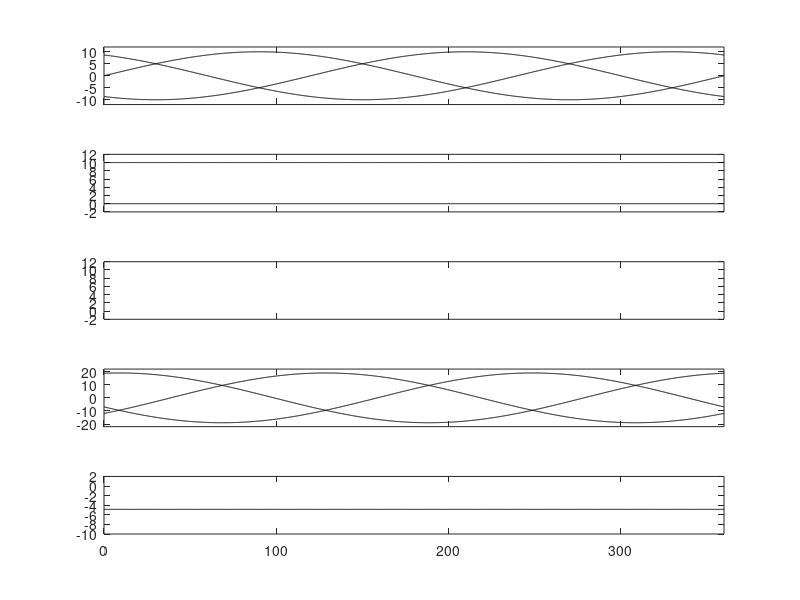

This chart was generated by the following MATLAB code:
% Solution of abc to qd voltages and then solving for currents. 
% Rotor speed is constant
%

close all; clear all;
rs=1.2; lq=0.012; ld=0.0057; lamaf=0.123; p=4; vm=10;
wr=2*pi*60; n=1;
for angle=0:0.25:360
  theta=angle*pi/180;       % Angle is converted from deg to rad
  v = [vm*sin(theta); vm*sin(theta-2*pi/3); vm*sin(theta+2*pi/3)]; % abc voltage column vectorize
  % Transformation Matrix from abc to qdo in rotor
  % reference frames
  T = 2/3*[cos(theta) cos(theta-2*pi/3) cos(theta+2*pi/3);
      sin(theta) sin(theta-2*pi/3) sin(theta+2*pi/3) ;
      0.5   0.5     0.5];
      
  vqdo = T*v;           % qdo voltages in rotor reference frame
  vqd = vqdo(1:2);      % only qd voltages in rotor reference frame
  A = [rs wr*ld; -wr*lq rs ];   %Impedance Matrix
  C = [-wr*lamaf; 0];     %Motional emf vector
  iqd = A^-1 *(vqd+C);    % qd currents in rotor ref. frames
  Te(n)=0.75*p*(lamaf +(ld-lq)*iqd(2))*iqd(1);   %Air gap Torque
  iqs(n) = iqd(1);
  ids(n) = iqd(2);
  vqs(n) = vqd(1); vds(n)=vqd(2);
  vas(n) = v(1); vbs(n) = v(2); vcs(n) = v(3);
  T1 = [cos(theta) sin(theta);
        cos(theta - 2*pi/3) sin(theta - 2*pi/3);
        cos(theta + 2*pi/3) sin(theta + 2*pi/3) ];
  iabc = T1 * iqd;        %abc phase current vector
  ias(n) = iabc(1); ibs(n) = iabc(2); ics(n) = iabc(3);
  thet(n) = angle;
  n = n + 1;
end 


subplot(5, 1, 1);
plot(thet, vas, 'k', thet, vbs, 'k', thet, vcs, 'k');
axis([0 360 -12 12]); set(gca, 'xticklabel', []);
subplot(5, 1, 2);
plot(thet, vqs, 'k', thet , vds, 'k');
axis([0 360 -2 12]); set(gca, 'xticklabel', []);
subplot(5, 1, 3);
plot(thet, iqs, 'k', thet, ids, 'k');
axis([0 360 -2 12]); set(gca, 'xticklabel', []);
subplot(5, 1, 4);
plot(thet, ias, 'k', thet, ibs, 'k', thet, ics, 'k');
axis([0 360 -22 22]); set(gca, 'xticklabel', []);
subplot(5,1, 5);
plot(thet, Te, 'k'); axis([0 360 -10 2]);

